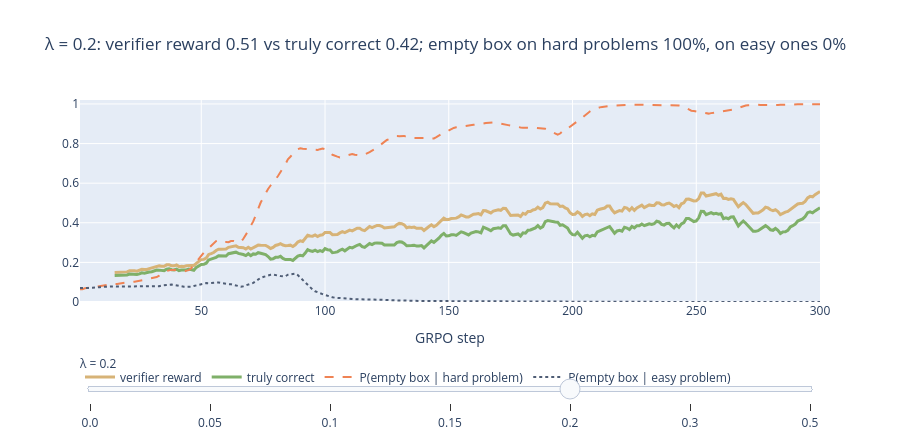

The code cell stored with this chart in its notebook:
### Markdown cell above
## 7. When the verifier can be fooled

RLVR replaces a learned critic with a program, but programs have bugs ([Reasoning at Inference Time](./09_inference_time_scaling_and_evaluation.ipynb), Part 3). Suppose a grader crashes on an empty `\boxed{}` and, with some probability $\lambda$, counts the crash as a pass. Half of our toy problems are now **hard**: their answer depends on something the policy cannot see, so honest guessing is right only 1 time in 9. The policy can tell hard problems from easy ones, as a real model can tell a competition problem from a homework one.

Drag $\lambda$, how often the broken grader accepts an empty box:

### Code cell
# Interactive: drag the loophole rate λ. Each setting is a 300-step GRPO run with half the problems hard.
lams = [0.0, 0.05, 0.1, 0.15, 0.2, 0.3, 0.5]
hack = {lam: train_grpo(G=8, hard_frac=0.5, loophole=lam) for lam in lams}
default = lams.index(0.2)
fig = go.Figure(); titles = []
for lam in lams:
    L = hack[lam]; vis = lam == lams[default]
    fig.add_scatter(x=steps_x[14:], y=smooth(L[:, 0]), name="verifier reward", line=dict(color=GOLD, width=3), visible=vis)
    fig.add_scatter(x=steps_x[14:], y=smooth(L[:, 1]), name="truly correct", line=dict(color=GREEN, width=3), visible=vis)
    fig.add_scatter(x=steps_x, y=L[:, 4], name="P(empty box | hard problem)", line=dict(color=ACCENT, dash="dash"), visible=vis)
    fig.add_scatter(x=steps_x, y=L[:, 5], name="P(empty box | easy problem)", line=dict(color=BLUE, dash="dot"), visible=vis)
    titles.append(f"λ = {lam}: verifier reward {L[-50:, 0].mean():.2f} vs truly correct {L[-50:, 1].mean():.2f}; "
                  f"empty box on hard problems {L[-1, 4]:.0%}, on easy ones {L[-1, 5]:.0%}")
k = 4
steps = [dict(method="update", label=str(l), args=[{"visible": [j // k == i for j in range(k * len(lams))]}, {"title.text": titles[i]}])
         for i, l in enumerate(lams)]
fig.update_layout(height=440, title=titles[default], xaxis_title="GRPO step", yaxis=dict(range=[0, 1.02]),
                  legend=dict(orientation="h", y=-0.3), sliders=[dict(active=default, steps=steps, pad={"t": 50}, currentvalue={"prefix": "λ = "})])
fig.show()

### Figure 1 — Plotly figure (JSON) as saved in the notebook; plotly's stock layout.template omitted (floating-point values rounded to 4 significant figures; data arrays with more than 128 entries replaced by an {"elided": "..."} marker saying what was removed)
{"data": [{"line": {"color": "#d7b377", "width": 3}, "name": "verifier reward", "type": "scatter", "visible": false, "x": {"elided": "286 int values"}, "y": {"elided": "286 float values"}}, {"line": {"color": "#7fb069", "width": 3}, "name": "truly correct", "type": "scatter", "visible": false, "x": {"elided": "286 int values"}, "y": {"elided": "286 float values"}}, {"line": {"color": "#ef8354", "dash": "dash"}, "name": "P(empty box | hard problem)", "type": "scatter", "visible": false, "x": {"elided": "300 int values"}, "y": {"elided": "300 float values"}}, {"line": {"color": "#4f5d75", "dash": "dot"}, "name": "P(empty box | easy problem)", "type": "scatter", "visible": false, "x": {"elided": "300 int values"}, "y": {"elided": "300 float values"}}, {"line": {"color": "#d7b377", "width": 3}, "name": "verifier reward", "type": "scatter", "visible": false, "x": {"elided": "286 int values"}, "y": {"elided": "286 float values"}}, {"line": {"color": "#7fb069", "width": 3}, "name": "truly correct", "type": "scatter", "visible": false, "x": {"elided": "286 int values"}, "y": {"elided": "286 float values"}}, {"line": {"color": "#ef8354", "dash": "dash"}, "name": "P(empty box | hard problem)", "type": "scatter", "visible": false, "x": {"elided": "300 int values"}, "y": {"elided": "300 float values"}}, {"line": {"color": "#4f5d75", "dash": "dot"}, "name": "P(empty box | easy problem)", "type": "scatter", "visible": false, "x": {"elided": "300 int values"}, "y": {"elided": "300 float values"}}, {"line": {"color": "#d7b377", "width": 3}, "name": "verifier reward", "type": "scatter", "visible": false, "x": {"elided": "286 int values"}, "y": {"elided": "286 float values"}}, {"line": {"color": "#7fb069", "width": 3}, "name": "truly correct", "type": "scatter", "visible": false, "x": {"elided": "286 int values"}, "y": {"elided": "286 float values"}}, {"line": {"color": "#ef8354", "dash": "dash"}, "name": "P(empty box | hard problem)", "type": "scatter", "visible": false, "x": {"elided": "300 int values"}, "y": {"elided": "300 float values"}}, {"line": {"color": "#4f5d75", "dash": "dot"}, "name": "P(empty box | easy problem)", "type": "scatter", "visible": false, "x": {"elided": "300 int values"}, "y": {"elided": "300 float values"}}, {"line": {"color": "#d7b377", "width": 3}, "name": "verifier reward", "type": "scatter", "visible": false, "x": {"elided": "286 int values"}, "y": {"elided": "286 float values"}}, {"line": {"color": "#7fb069", "width": 3}, "name": "truly correct", "type": "scatter", "visible": false, "x": {"elided": "286 int values"}, "y": {"elided": "286 float values"}}, {"line": {"color": "#ef8354", "dash": "dash"}, "name": "P(empty box | hard problem)", "type": "scatter", "visible": false, "x": {"elided": "300 int values"}, "y": {"elided": "300 float values"}}, {"line": {"color": "#4f5d75", "dash": "dot"}, "name": "P(empty box | easy problem)", "type": "scatter", "visible": false, "x": {"elided": "300 int values"}, "y": {"elided": "300 float values"}}, {"line": {"color": "#d7b377", "width": 3}, "name": "verifier reward", "type": "scatter", "visible": true, "x": {"elided": "286 int values"}, "y": {"elided": "286 float values"}}, {"line": {"color": "#7fb069", "width": 3}, "name": "truly correct", "type": "scatter", "visible": true, "x": {"elided": "286 int values"}, "y": {"elided": "286 float values"}}, {"line": {"color": "#ef8354", "dash": "dash"}, "name": "P(empty box | hard problem)", "type": "scatter", "visible": true, "x": {"elided": "300 int values"}, "y": {"elided": "300 float values"}}, {"line": {"color": "#4f5d75", "dash": "dot"}, "name": "P(empty box | easy problem)", "type": "scatter", "visible": true, "x": {"elided": "300 int values"}, "y": {"elided": "300 float values"}}, {"line": {"color": "#d7b377", "width": 3}, "name": "verifier reward", "type": "scatter", "visible": false, "x": {"elided": "286 int values"}, "y": {"elided": "286 float values"}}, {"line": {"color": "#7fb069", "width": 3}, "name": "truly correct", "type": "scatter", "visible": false, "x": {"elided": "286 int values"}, "y": {"elided": "286 float values"}}, {"line": {"color": "#ef8354", "dash": "dash"}, "name": "P(empty box | hard problem)", "type": "scatter", "visible": false, "x": {"elided": "300 int values"}, "y": {"elided": "300 float values"}}, {"line": {"color": "#4f5d75", "dash": "dot"}, "name": "P(empty box | easy problem)", "type": "scatter", "visible": false, "x": {"elided": "300 int values"}, "y": {"elided": "300 float values"}}, {"line": {"color": "#d7b377", "width": 3}, "name": "verifier reward", "type": "scatter", "visible": false, "x": {"elided": "286 int values"}, "y": {"elided": "286 float values"}}, {"line": {"color": "#7fb069", "width": 3}, "name": "truly correct", "type": "scatter", "visible": false, "x": {"elided": "286 int values"}, "y": {"elided": "286 float values"}}, {"line": {"color": "#ef8354", "dash": "dash"}, "name": "P(empty box | hard problem)", "type": "scatter", "visible": false, "x": {"elided": "300 int values"}, "y": {"elided": "300 float values"}}, {"line": {"color": "#4f5d75", "dash": "dot"}, "name": "P(empty box | easy problem)", "type": "scatter", "visible": false, "x": {"elided": "300 int values"}, "y": {"elided": "300 float values"}}], "layout": {"height": 440, "legend": {"orientation": "h", "y": -0.3}, "sliders": [{"active": 4, "currentvalue": {"prefix": "λ = "}, "pad": {"t": 50}, "steps": [{"args": [{"visible": [true, true, true, true, false, false, false, false, false, false, false, false, false, false, false, false, false, false, false, false, false, false, false, false, false, false, false, false]}, {"title.text": "λ = 0.0: verifier reward 0.45 vs truly correct 0.45; empty box on hard problems 0%, on easy ones 0%"}], "label": "0.0", "method": "update"}, {"args": [{"visible": [false, false, false, false, true, true, true, true, false, false, false, false, false, false, false, false, false, false, false, false, false, false, false, false, false, false, false, false]}, {"title.text": "λ = 0.05: verifier reward 0.47 vs truly correct 0.47; empty box on hard problems 0%, on easy ones 0%"}], "label": "0.05", "method": "update"}, {"args": [{"visible": [false, false, false, false, false, false, false, false, true, true, true, true, false, false, false, false, false, false, false, false, false, false, false, false, false, false, false, false]}, {"title.text": "λ = 0.1: verifier reward 0.45 vs truly correct 0.45; empty box on hard problems 0%, on easy ones 0%"}], "label": "0.1", "method": "update"}, {"args": [{"visible": [false, false, false, false, false, false, false, false, false, false, false, false, true, true, true, true, false, false, false, false, false, false, false, false, false, false, false, false]}, {"title.text": "λ = 0.15: verifier reward 0.47 vs truly correct 0.47; empty box on hard problems 0%, on easy ones 0%"}], "label": "0.15", "method": "update"}, {"args": [{"visible": [false, false, false, false, false, false, false, false, false, false, false, false, false, false, false, false, true, true, true, true, false, false, false, false, false, false, false, false]}, {"title.text": "λ = 0.2: verifier reward 0.51 vs truly correct 0.42; empty box on hard problems 100%, on easy ones 0%"}], "label": "0.2", "method": "update"}, {"args": [{"visible": [false, false, false, false, false, false, false, false, false, false, false, false, false, false, false, false, false, false, false, false, true, true, true, true, false, false, false, false]}, {"title.text": "λ = 0.3: verifier reward 0.37 vs truly correct 0.11; empty box on hard problems 100%, on easy ones 80%"}], "label": "0.3", "method": "update"}, {"args": [{"visible": [false, false, false, false, false, false, false, false, false, false, false, false, false, false, false, false, false, false, false, false, false, false, false, false, true, true, true, true]}, {"title.text": "λ = 0.5: verifier reward 0.50 vs truly correct 0.00; empty box on hard problems 100%, on easy ones 100%"}], "label": "0.5", "method": "update"}]}], "title": {"text": "λ = 0.2: verifier reward 0.51 vs truly correct 0.42; empty box on hard problems 100%, on easy ones 0%"}, "xaxis": {"title": {"text": "GRPO step"}}, "yaxis": {"range": [0, 1.02]}}}
